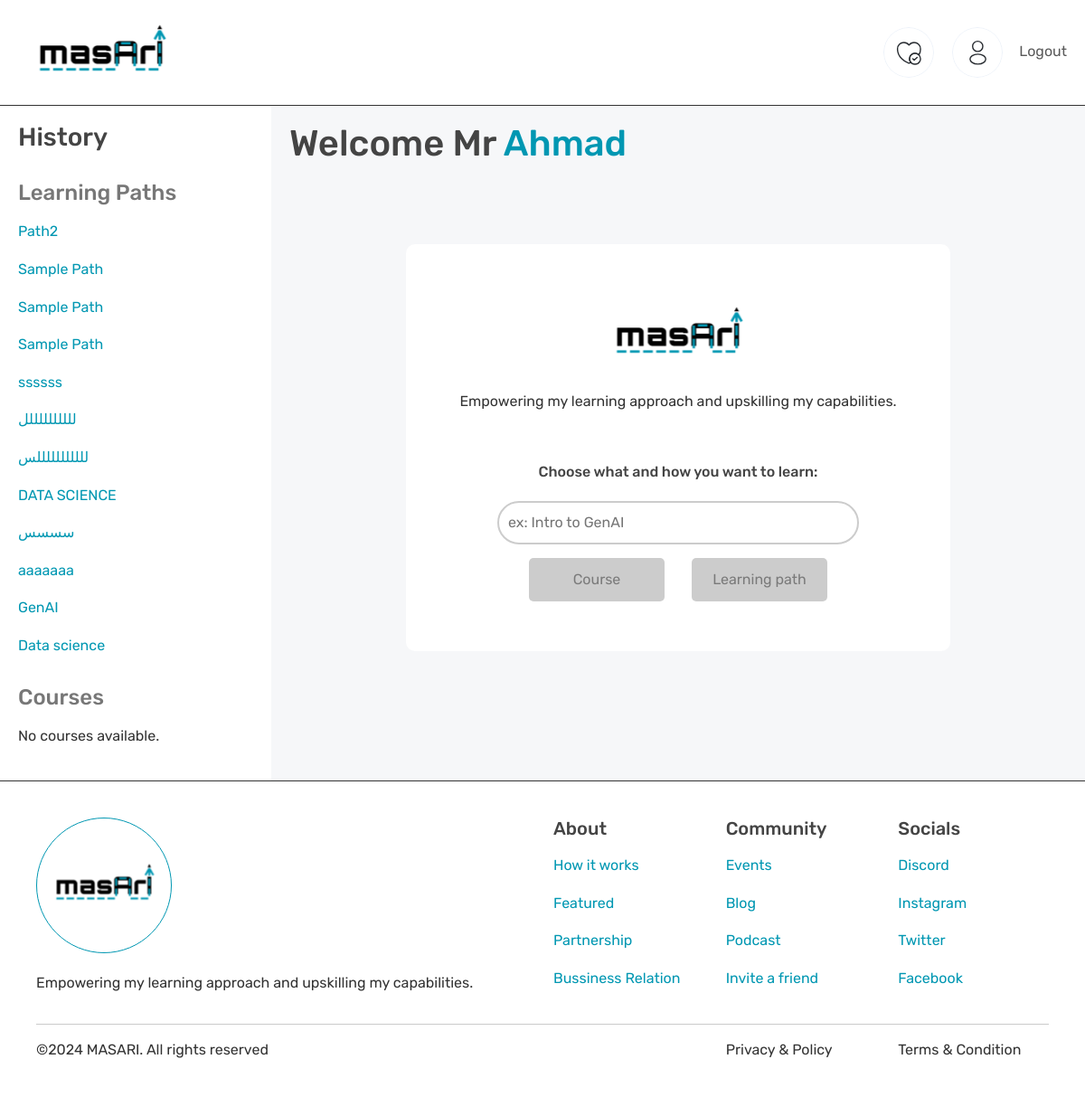
The app's page /dashboard (signed in) with its own data.
### app.py (models this page shows)
class LearningPaths(db.Model):
    id = db.Column(db.Integer, primary_key=True)
    title = db.Column(db.String(100), nullable=False)
    description = db.Column(db.Text, nullable=True)
    user_id = db.Column(db.Integer, db.ForeignKey('users.id'), nullable=False)

class Users(db.Model, UserMixin):
    id = db.Column(db.Integer, primary_key=True)
    username = db.Column(db.String(20), nullable=False, unique=True)
    password = db.Column(db.String(80), nullable=False)
    name = db.Column(db.String(100), nullable=False)
    birthdate = db.Column(db.Date)
    learning_paths = db.relationship('LearningPaths', backref='user', lazy=True)
    courses = db.relationship('Courses', backref='user', lazy=True)

### app.py (the view)
@app.route('/dashboard', methods=['GET', 'POST'])
@login_required
def dashboard():
    learning_paths = current_user.learning_paths
    return render_template('dashboard.html', name=current_user.name, learning_paths=learning_paths)

### app.py (called while the page is built)
@login_manager.user_loader
def load_user(user_id):
    return Users.query.get(int(user_id))

@app.context_processor
def inject_user_id():
    if current_user.is_authenticated:
        return {'userId': current_user.id}
    else:
        return {'userId': None}

### templates/dashboard.html (shortened to what this page needs)
{% extends 'base.html' %}
{% block content %}
<link href="{{ url_for('static', filename='css/dashboard.css') }}" rel="stylesheet">
    <aside class="sidebar">
        <h3>History</h3>
        <h4 class="sd-header">Learning Paths</h4>
        {% if learning_paths %}
            {% for path in learning_paths %}
                <p>
                    <a href="{{ url_for('learningpath', path_id=path.id) }}">{{ path.title }}</a>
                </p>
            {% endfor %}
        {% else %}
            <p>No learning paths available.</p>
        {% endif %}
        <h4 class="sd-header">Courses</h4>
        {% if courses %}
            {% for course in courses %}
                <p>
                    <a href="{{ url_for('course', course_id=course.id) }}">{{ course.title }}</a>
                </p>
            {% endfor %}
        {% else %}
            <p>No courses available.</p>
        {% endif %}
    </aside>
    <div class="main-content">
        <h1>Welcome Mr <span style="color: #0097b2;">{{ name }}</span></h1>
        <div class="qa-card-holder">
            <div class="qa-card">
                <div class="qa-generate-header">
                    <div>
                        <img src="{{ url_for('static', filename='images/logo.svg') }}">
                    </div>
                    <p>Empowering my learning approach and upskilling my capabilities.</p>
                </div>
                <div class="qa-generate-container">
                    <h6>Choose what and how you want to learn:</h6>
                    <div class="input-wrapper">
                        <input type="text" class="styled-input" id="searchInput" placeholder="ex: Intro to GenAI">
                    </div>
                    <div class="buttons">
                        <button class="styled-button" id="courseButton" disabled>Course</button>
                        <button class="styled-button" id="pathButton" disabled>Learning path</button>
                    </div>
                </div>
            </div>
        </div>
    </div>
{% endblock %}

### templates/base.html (shortened to what this page needs)
<!DOCTYPE html>
<html lang="en">
<head>
    <link rel="stylesheet" href="https://cdn.jsdelivr.net/npm/sweetalert2@10/dist/sweetalert2.min.css">
    <link href="https://cdn.jsdelivr.net/npm/bootstrap@5.3.0/dist/css/bootstrap.min.css" rel="stylesheet">
    <link href="{{ url_for('static', filename='css/general.css') }}" rel="stylesheet">
</head>
<body>
    {% include 'navbar.html' %}
    <main style="margin-top: 115px;">
        {% block content %}{% endblock %}
    </main>
    {% include 'footer.html' %}
</body>
</html>

### templates/navbar.html (shortened to what this page needs)
<nav class="navbar navbar-expand-lg" style="position: fixed; width: 100%; z-index: 1000; top: 0;">
    <div class="container-fluid">
        <a class="navbar-brand" href="{{url_for('dashboard')}}">
            <img src="{{ url_for('static', filename='images/logo.svg') }}" alt="Home">
        </a>
        <div class="collapse navbar-collapse" id="navbarNav">
            <ul class="navbar-nav ms-auto">
                <li class="nav-item">
                    <a class="nav-link" href="{{url_for('liked')}}" title="Liked">
                        </a>
                </li>
                <li class="nav-item">
                    <a class="nav-link" href="{{url_for('profile')}}" title="Profile">
                        </a>
                </li>
                <li class="nav-item">
                    <a class="nav-link logout-button" href="{{url_for('logout')}}"><p>Logout</p></a>
                </li>
            </ul>
        </div>
    </div>
</nav>

### templates/footer.html
<footer class="footer">
    <div class="row">
        <div class="col-lg-6">
            <div class="logo-footer">
                <img src="{{ url_for('static', filename='images/logo_footer.svg') }}" alt="logo">
            </div>
            <p class="logo-footer-desc">Empowering my learning approach and upskilling my capabilities.</p>
        </div>
        <div class="col-lg-6">
            <div class="row footer-lists">
                <div class="col-lg-4">
                    <h5>About</h5>
                    <p><a href="#">How it works</a></p>
                    <p><a href="#">Featured</a></p>
                    <p><a href="#">Partnership</a></p>
                    <p><a href="#">Bussiness Relation</a></p>
                </div>
                <div class="col-lg-4">
                    <h5>Community</h5>
                    <p><a href="#">Events</a></p>
                    <p><a href="#">Blog</a></p>
                    <p><a href="#">Podcast</a></p>
                    <p><a href="#">Invite a friend</a></p>
                </div>
                <div class="col-lg-4">
                    <h5>Socials</h5>
                    <p><a href="#">Discord</a></p>
                    <p><a href="#">Instagram</a></p>
                    <p><a href="#">Twitter</a></p>
                    <p><a href="#">Facebook</a></p>
                </div>
            </div>
        </div>
    </div>
    <hr>
    <div class="row">
        <div class="col-lg-8">
            ©2024 MASARI. All rights reserved
        </div>
        <div class="col-lg-2">
            Privacy & Policy
        </div>
        <div class="col-lg-2">
            Terms & Condition
        </div>
    </div>
</footer>

### static/css/general.css (style rules this page uses)
body, html { margin: 0; padding: 0; box-sizing: border-box; }
body { font-family: "Rubik", sans-serif; font-optical-sizing: auto; font-style: normal; font-size: 16px; color: #333; }
main { min-height: 90vh; display: flex; flex-direction: row; }
.sidebar { flex: 0 0 auto; padding: 20px; width: 25%; }
.main-content { position: relative; flex: 1; background-color: #f6f7f9; padding: 20px; }
h1, h2, h3, h4, h5, h6 { font-family: 'Rubik', sans-serif; font-weight: 500; color: #444; }
p { line-height: 1.6; margin: 16px 0; }
a { color: #0097b2; text-decoration: none; transition: color 0.3s ease; }
img { max-width: 100%; height: auto; }
nav { background-color: #fff !important; border-bottom: 1.5px solid #333; }
.nav-item .nav-link svg { border: 2px solid transparent; border-radius: 50%; transition: border-color 0.3s ease; }
.logout-button { text-decoration-color: transparent; transition: text-decoration-color, font-size 0.3s ease; }
footer { background-color: #fff !important; border-top: 1.5px solid #333; padding: 40px; }
.logo-footer-desc { margin-top: 20px; }
.sidebar .sd-header { margin-top: 30px; color: #777; }
.qa-card-holder { display: flex; justify-content: center; align-items: center; height: 100%; }

### static/css/dashboard.css (style rules this page uses)
.qa-card { width: 70%; height: 450px; background-color: #fff; border-radius: 10px; display: flex; flex-direction: column ; justify-content: center; align-items: center; gap: 40px; margin-bottom: 100px; }
.qa-generate-header { display: flex; flex-direction: column ; justify-content: center; align-items: center; }
.qa-generate-container { gap: 15px; display: flex; flex-direction: column ; justify-content: center; align-items: center; }
.qa-generate-container .buttons { display: flex; gap: 30px; }
.qa-generate-container .buttons button { min-width: 150px; padding: 12px 20px; border: none; border-radius: 5px; font-size: 16px; cursor: pointer; transition: background-color 0.3s ease; }
.qa-generate-container .buttons button:disabled { background-color: #ccc; cursor: not-allowed; color: #7a7a7a; }
.qa-generate-container .styled-input { width: 400px; padding: 10px; border: 2px solid #ccc; border-radius: 50px; font-size: 16px; transition: border-color 0.3s ease; }

### records on screen
LearningPaths: title "Path2"
LearningPaths: title "Sample Path"
LearningPaths: title "Sample Path"
LearningPaths: title "Sample Path"
LearningPaths: title "ssssss"
LearningPaths: title "للللللللللل"
LearningPaths: title "لللللللللللس"
LearningPaths: title "DATA SCIENCE"
LearningPaths: title "سسسس"
LearningPaths: title "aaaaaaa"
LearningPaths: title "GenAI"
LearningPaths: title "Data science"
Users: name "Ahmad"
